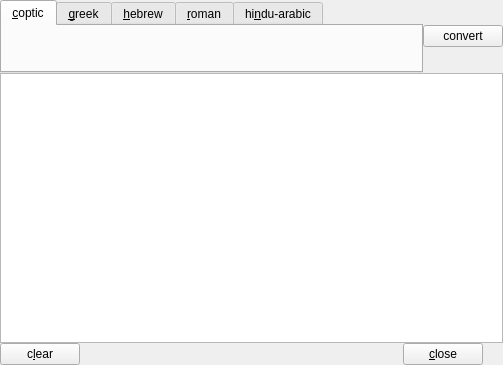
<?xml version="1.0" encoding="UTF-8"?>
<ui version="4.0">
 <class>MCopticNumerals</class>
 <widget class="QWidget" name="MCopticNumerals">
  <property name="geometry">
   <rect>
    <x>0</x>
    <y>0</y>
    <width>503</width>
    <height>365</height>
   </rect>
  </property>
  <property name="windowTitle">
   <string>numeric converter</string>
  </property>
  <property name="windowIcon">
   <iconset resource="resfile.qrc">
    <normaloff>:/new/icons/icons/numcnv.png</normaloff>:/new/icons/icons/numcnv.png</iconset>
  </property>
  <layout class="QVBoxLayout" name="verticalLayout_2">
   <item>
    <layout class="QHBoxLayout" name="horizontalLayout_4">
     <item>
      <widget class="QTabWidget" name="tabInput">
       <property name="sizePolicy">
        <sizepolicy hsizetype="Expanding" vsizetype="Preferred">
         <horstretch>0</horstretch>
         <verstretch>0</verstretch>
        </sizepolicy>
       </property>
       <property name="currentIndex">
        <number>0</number>
       </property>
       <property name="usesScrollButtons">
        <bool>false</bool>
       </property>
       <widget class="QWidget" name="tab">
        <attribute name="title">
         <string>&amp;coptic</string>
        </attribute>
        <layout class="QHBoxLayout" name="horizontalLayout">
         <item>
          <widget class="CLatCopt" name="wdgInput" native="true">
           <property name="sizePolicy">
            <sizepolicy hsizetype="Expanding" vsizetype="Preferred">
             <horstretch>0</horstretch>
             <verstretch>0</verstretch>
            </sizepolicy>
           </property>
          </widget>
         </item>
        </layout>
       </widget>
       <widget class="QWidget" name="tab_3">
        <attribute name="title">
         <string>&amp;greek</string>
        </attribute>
        <layout class="QHBoxLayout" name="horizontalLayout_5">
         <item>
          <widget class="CLatCopt" name="wdgInputGk" native="true">
           <property name="sizePolicy">
            <sizepolicy hsizetype="Expanding" vsizetype="Preferred">
             <horstretch>0</horstretch>
             <verstretch>0</verstretch>
            </sizepolicy>
           </property>
          </widget>
         </item>
        </layout>
       </widget>
       <widget class="QWidget" name="tab_4">
        <attribute name="title">
         <string>&amp;hebrew</string>
        </attribute>
        <layout class="QHBoxLayout" name="horizontalLayout_6">
         <item>
          <widget class="CLatCopt" name="wdgInputHb" native="true">
           <property name="sizePolicy">
            <sizepolicy hsizetype="Expanding" vsizetype="Preferred">
             <horstretch>0</horstretch>
             <verstretch>0</verstretch>
            </sizepolicy>
           </property>
          </widget>
         </item>
        </layout>
       </widget>
       <widget class="QWidget" name="tab_5">
        <attribute name="title">
         <string>&amp;roman</string>
        </attribute>
        <layout class="QVBoxLayout" name="verticalLayout_3">
         <item>
          <widget class="QLabel" name="label_2">
           <property name="font">
            <font>
             <weight>50</weight>
             <bold>false</bold>
            </font>
           </property>
           <property name="text">
            <string>full or subtracted notation</string>
           </property>
           <property name="margin">
            <number>5</number>
           </property>
          </widget>
         </item>
         <item>
          <widget class="QComboBox" name="cmbInputRoman">
           <property name="editable">
            <bool>true</bool>
           </property>
           <property name="maxVisibleItems">
            <number>15</number>
           </property>
           <property name="insertPolicy">
            <enum>QComboBox::NoInsert</enum>
           </property>
           <property name="sizeAdjustPolicy">
            <enum>QComboBox::AdjustToContents</enum>
           </property>
          </widget>
         </item>
        </layout>
       </widget>
       <widget class="QWidget" name="tab_2">
        <attribute name="title">
         <string>hi&amp;ndu-arabic</string>
        </attribute>
        <layout class="QVBoxLayout" name="verticalLayout">
         <item>
          <layout class="QHBoxLayout" name="horizontalLayout_7">
           <item>
            <widget class="QSpinBox" name="spnInput">
             <property name="alignment">
              <set>Qt::AlignRight|Qt::AlignTrailing|Qt::AlignVCenter</set>
             </property>
             <property name="minimum">
              <number>1</number>
             </property>
             <property name="maximum">
              <number>999999999</number>
             </property>
            </widget>
           </item>
           <item>
            <widget class="QLabel" name="label">
             <property name="text">
              <string>to numeral system(s)</string>
             </property>
             <property name="margin">
              <number>3</number>
             </property>
            </widget>
           </item>
           <item>
            <spacer name="horizontalSpacer_3">
             <property name="orientation">
              <enum>Qt::Horizontal</enum>
             </property>
             <property name="sizeHint" stdset="0">
              <size>
               <width>40</width>
               <height>20</height>
              </size>
             </property>
            </spacer>
           </item>
          </layout>
         </item>
         <item>
          <layout class="QHBoxLayout" name="horizontalLayout_3">
           <item>
            <widget class="QCheckBox" name="cbToCoptic">
             <property name="text">
              <string>c&amp;optic</string>
             </property>
             <property name="checked">
              <bool>true</bool>
             </property>
            </widget>
           </item>
           <item>
            <widget class="QCheckBox" name="cbToGreek">
             <property name="text">
              <string>g&amp;reek</string>
             </property>
             <property name="checked">
              <bool>true</bool>
             </property>
            </widget>
           </item>
           <item>
            <widget class="QCheckBox" name="cbToHebrew">
             <property name="text">
              <string>he&amp;brew</string>
             </property>
             <property name="checked">
              <bool>true</bool>
             </property>
            </widget>
           </item>
           <item>
            <widget class="QCheckBox" name="cbToRoman">
             <property name="text">
              <string>ro&amp;man</string>
             </property>
             <property name="checked">
              <bool>true</bool>
             </property>
            </widget>
           </item>
           <item>
            <spacer name="horizontalSpacer_2">
             <property name="orientation">
              <enum>Qt::Horizontal</enum>
             </property>
             <property name="sizeHint" stdset="0">
              <size>
               <width>40</width>
               <height>20</height>
              </size>
             </property>
            </spacer>
           </item>
          </layout>
         </item>
        </layout>
       </widget>
      </widget>
     </item>
     <item>
      <widget class="QPushButton" name="btConvert">
       <property name="text">
        <string>convert</string>
       </property>
       <property name="icon">
        <iconset resource="resfile.qrc">
         <normaloff>:/new/icons/icons/work.png</normaloff>:/new/icons/icons/work.png</iconset>
       </property>
       <property name="shortcut">
        <string>Ctrl+E</string>
       </property>
      </widget>
     </item>
    </layout>
   </item>
   <item>
    <widget class="CMsgBrowser" name="txtOutput">
     <property name="html">
      <string notr="true">&lt;!DOCTYPE HTML PUBLIC &quot;-//W3C//DTD HTML 4.0//EN&quot; &quot;http://www.w3.org/TR/REC-html40/strict.dtd&quot;&gt;
&lt;html&gt;&lt;head&gt;&lt;meta name=&quot;qrichtext&quot; content=&quot;1&quot; /&gt;&lt;style type=&quot;text/css&quot;&gt;
p, li { white-space: pre-wrap; }
&lt;/style&gt;&lt;/head&gt;&lt;body style=&quot; font-family:'Ubuntu'; font-size:11pt; font-weight:400; font-style:normal;&quot;&gt;
&lt;p style=&quot;-qt-paragraph-type:empty; margin-top:0px; margin-bottom:0px; margin-left:0px; margin-right:0px; -qt-block-indent:0; text-indent:0px; font-family:'Sans'; font-size:10pt;&quot;&gt;&lt;br /&gt;&lt;/p&gt;&lt;/body&gt;&lt;/html&gt;</string>
     </property>
     <property name="textInteractionFlags">
      <set>Qt::TextSelectableByKeyboard|Qt::TextSelectableByMouse</set>
     </property>
     <property name="openLinks">
      <bool>false</bool>
     </property>
    </widget>
   </item>
   <item>
    <layout class="QHBoxLayout" name="horizontalLayout_2">
     <property name="rightMargin">
      <number>20</number>
     </property>
     <item>
      <widget class="QPushButton" name="btClear">
       <property name="text">
        <string>c&amp;lear</string>
       </property>
      </widget>
     </item>
     <item>
      <spacer name="horizontalSpacer">
       <property name="orientation">
        <enum>Qt::Horizontal</enum>
       </property>
       <property name="sizeHint" stdset="0">
        <size>
         <width>40</width>
         <height>20</height>
        </size>
       </property>
      </spacer>
     </item>
     <item>
      <widget class="QPushButton" name="btClose">
       <property name="text">
        <string>&amp;close</string>
       </property>
       <property name="icon">
        <iconset resource="resfile.qrc">
         <normaloff>:/new/icons/icons/stop.png</normaloff>:/new/icons/icons/stop.png</iconset>
       </property>
       <property name="shortcut">
        <string>Esc</string>
       </property>
      </widget>
     </item>
    </layout>
   </item>
  </layout>
 </widget>
 <layoutdefault spacing="0" margin="0"/>
 <customwidgets>
  <customwidget>
   <class>CLatCopt</class>
   <extends>QWidget</extends>
   <header>latcopt.h</header>
   <container>1</container>
   <slots>
    <signal>query()</signal>
   </slots>
  </customwidget>
  <customwidget>
   <class>CMsgBrowser</class>
   <extends>QTextBrowser</extends>
   <header>cmsgbrowser.h</header>
  </customwidget>
 </customwidgets>
 <resources>
  <include location="resfile.qrc"/>
 </resources>
 <connections/>
</ui>
